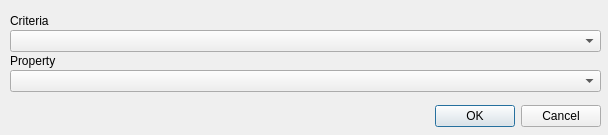
<?xml version="1.0" encoding="UTF-8"?>
<ui version="4.0">
 <class>Dialog</class>
 <widget class="QDialog" name="Dialog">
  <property name="geometry">
   <rect>
    <x>0</x>
    <y>0</y>
    <width>608</width>
    <height>135</height>
   </rect>
  </property>
  <property name="windowTitle">
   <string>Dialog</string>
  </property>
  <widget class="QDialogButtonBox" name="buttonBox">
   <property name="geometry">
    <rect>
     <x>260</x>
     <y>100</y>
     <width>341</width>
     <height>32</height>
    </rect>
   </property>
   <property name="orientation">
    <enum>Qt::Horizontal</enum>
   </property>
   <property name="standardButtons">
    <set>QDialogButtonBox::Cancel|QDialogButtonBox::Ok</set>
   </property>
  </widget>
  <widget class="QLabel" name="label_4">
   <property name="geometry">
    <rect>
     <x>10</x>
     <y>10</y>
     <width>111</width>
     <height>21</height>
    </rect>
   </property>
   <property name="text">
    <string>Criteria</string>
   </property>
  </widget>
  <widget class="QLabel" name="label_5">
   <property name="geometry">
    <rect>
     <x>10</x>
     <y>50</y>
     <width>111</width>
     <height>21</height>
    </rect>
   </property>
   <property name="text">
    <string>Property</string>
   </property>
  </widget>
  <widget class="QComboBox" name="item">
   <property name="geometry">
    <rect>
     <x>10</x>
     <y>30</y>
     <width>591</width>
     <height>22</height>
    </rect>
   </property>
  </widget>
  <widget class="QComboBox" name="property">
   <property name="geometry">
    <rect>
     <x>10</x>
     <y>70</y>
     <width>591</width>
     <height>22</height>
    </rect>
   </property>
  </widget>
 </widget>
 <resources/>
 <connections>
  <connection>
   <sender>buttonBox</sender>
   <signal>accepted()</signal>
   <receiver>Dialog</receiver>
   <slot>accept()</slot>
   <hints>
    <hint type="sourcelabel">
     <x>248</x>
     <y>254</y>
    </hint>
    <hint type="destinationlabel">
     <x>157</x>
     <y>274</y>
    </hint>
   </hints>
  </connection>
  <connection>
   <sender>buttonBox</sender>
   <signal>rejected()</signal>
   <receiver>Dialog</receiver>
   <slot>reject()</slot>
   <hints>
    <hint type="sourcelabel">
     <x>316</x>
     <y>260</y>
    </hint>
    <hint type="destinationlabel">
     <x>286</x>
     <y>274</y>
    </hint>
   </hints>
  </connection>
 </connections>
</ui>
